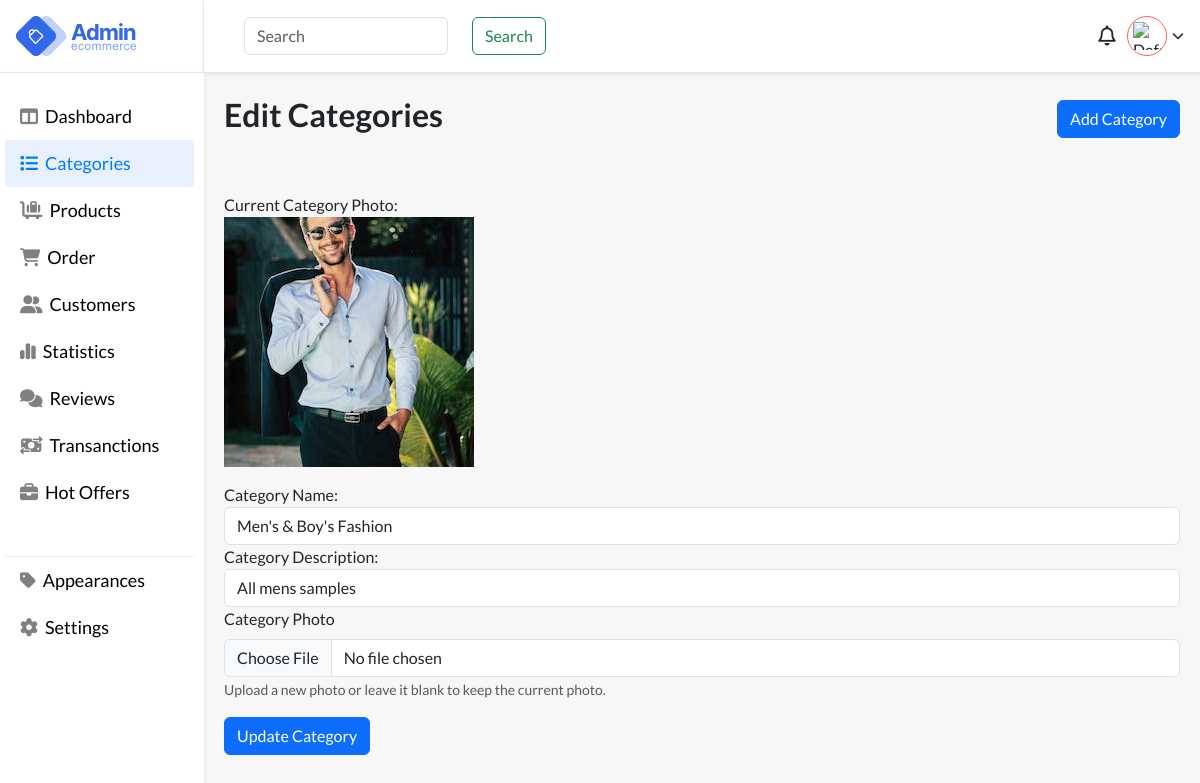
/files/category_edit.php?up_id=1 (signed in), run on the app's committed database.
### tables this page shows
CREATE TABLE `categories` (
  `id` int(11) NOT NULL,
  `name` varchar(255) DEFAULT NULL,
  `parent_category_id` int(11) DEFAULT NULL,
  `category_description` text DEFAULT NULL,
  `created_at` timestamp NOT NULL DEFAULT current_timestamp(),
  `updated_at` timestamp NOT NULL DEFAULT current_timestamp() ON UPDATE current_timestamp(),
  `level` int(11) DEFAULT 0,
  `category_photo` varchar(255) DEFAULT NULL
);

### files/category_edit.php (the view, shortened to what this page needs)
<?php
require_once "../auth/db-connection/config.php";
if ($_SERVER["REQUEST_METHOD"] == "GET" && isset($_GET['up_id'])) {
    $category_id = $_GET['up_id'];
    $sql = "SELECT * FROM categories WHERE id = :category_id";
    $stmt = $connection->prepare($sql);
    $stmt->bindParam(":category_id", $category_id, PDO::PARAM_INT);
    $stmt->execute();
    $category = $stmt->fetch(PDO::FETCH_ASSOC);
} else {
    header("Location: category_list.php");
    exit();
}
?>
<!DOCTYPE html>
<html lang="en">
<head>
    <link href="https://cdn.jsdelivr.net/npm/bootstrap@5.3.2/dist/css/bootstrap.min.css" rel="stylesheet">
    <link rel="stylesheet" href="https://cdnjs.cloudflare.com/ajax/libs/font-awesome/6.5.1/css/all.min.css" />
    <link rel="stylesheet" href="../styling/style.css">
</head>
<body style="background:#f7f7f7;">
    <main>
        <div class="app-wrapper">
            <div class="app-sidebar">
                <div class="side-header flex pr-3">
                    <div class="logo flex">
                        <img src="images/logo.webp" alt="logo">
                    </div>
                </div>
                <div class="sidebard-nav">
                    <ul>
                        <li class="">
                            <a href="dashboard.php">
                                <i class="fa-solid fa-table-columns"></i>
                                <span class="block">Dashboard</span>
                            </a>
                        </li>
                        <li class="active">
                            <a href="categories.php">
                                <i class="fa-solid fa-list"></i>
                                <span class="block">Categories</span>
                            </a>
                        </li>
                        <li>
                            <a href="products.php">
                               <i class="fa-solid fa-cart-flatbed-suitcase"></i>
                                <span class="block">Products</span>
                            </a>
                        </li>
                        <li>
                            <a href="">
                                  <i class="fa-solid fa-cart-shopping"></i>
                                <span class="block">Order</span>
                            </a>
                        </li>
                        <li>
                            <a href="customers.php">
                                <i class="fa-solid fa-user-group"></i>
                                <span class="block">Customers</span>
                            </a>
                        </li>
                        <li>
                            <a href="">
                                <i class="fa-solid fa-chart-simple"></i>
                                <span class="block">Statistics</span>
                            </a>
                        </li>
                        <li>
                            <a href="">
                                <i class="fa-solid fa-comments"></i>
                                <span class="block">Reviews</span>
                            </a>
                        </li>
                        <li>
                            <a href="">
                                <i class="fa-solid fa-money-bill-transfer"></i>
                                <span class="block">Transanctions</span>
                            </a>
                        </li>
                        <li>
                            <a href="">
                                <i class="fa-solid fa-briefcase"></i>
                                <span class="block">Hot Offers</span>
                            </a>
                        </li>
                         <li class="devided-nav">
                            <a href="appearance.php">
                                <i class="fa-solid fa-tag"></i>
                                <span class="block">Appearances</span>
                            </a>
                        </li>
                         <li>
                            <a href="settings.php">
                                <i class="fa-solid fa-gear"></i>
                                <span class="block">Settings</span>
                            </a>
                        </li>
                    </ul>
                </div>
            </div>
            <div class="header-body">
                <div class="user flex-end">
                    <div class="search">
                        <form class="d-flex gap-3" role="search">
                            <input class="form-control me-2" type="search" placeholder="Search" aria-label="Search">
                            <button class="btn btn-outline-success" type="submit">Search</button>
                        </form>
                    </div>
                    <div class="account">
                        <div class="notifications">
                            <i class="fa-regular fa-bell"></i>
                        </div>
                        <div class="wrap-u" onclick="toggleUserOptions()">
                            <div class="user-pro flex">
                                <?php if (isset($_SESSION["profile_photo"])) : ?>
                                    <img src="<?php echo $_SESSION["profile_photo"]; ?>" alt="Profile Photo">
                                <?php else : ?>
                                    <img src="default_profile_photo.jpg" alt="Default Profile Photo">
                                <?php endif; ?>
                            </div>
                            <i class="fa-solid fa-chevron-down"></i>
                        </div>
                    </div>
                </div>
                <div class="h-container">
                    <div class="main">
                        <div class="flex">
                            <h1 class="page-heading">Edit Categories </h1>
                           <button type="button" class="btn btn-primary" data-bs-toggle="modal" data-bs-target="#addCategoryModal">Add Category</button>
                        </div>
                        <div class="mt-5">
                            <form method="post" action="../auth/backend-assets/category/update_category.php" enctype="multipart/form-data">
                                <div class="mb-3">
                                    <label for="currentCategoryPhoto">Current Category Photo:</label>
                                    <div style="width: 250px; height: 250px; overflow: hidden; position: relative;">
                                        <?php
                                        if (isset($category['category_photo'])) {
                                            echo '<img src="../auth/assets/categories/' . $category['category_photo'] . '" alt="Category Photo" style="width: 100%; height: 100%; object-fit: cover;">';
                                        } else {
                                            echo '<p>No photo available</p>';
                                        }
                                        ?>
                                    </div>
                                </div>
                                <div class="form-group">
                                    <label for="categoryName">Category Name:</label>
                                    <input type="text" class="form-control" id="categoryName" name="categoryName" value="<?php echo $category['name']; ?>">
                                </div>
                                <div class="form-group">
                                    <label for="categoryDescription">Category Description:</label>
                                    <input type="text" class="form-control" id="categoryDescription" name="categoryDescription" value="<?php echo $category['category_description']; ?>">
                                </div>
                                <div class="mb-3">
                                    <label for="categoryPhoto" class="form-label">Category Photo</label>
                                    <input type="file" class="form-control" id="categoryPhoto" name="categoryPhoto" accept="image/*">
                                    <small class="text-muted">Upload a new photo or leave it blank to keep the current photo.</small>
                                </div>
                                <button type="submit" class="btn btn-primary">Update Category</button>
                            </form>
                        </div>
                    </div>
                </div>
            </div>
        </div>
    </main>
</body>
</html>

### styling/style.css (style rules this page uses)
body { font-family: "Lato", sans-serif !important; }
.flex { display: flex; justify-content: space-between; align-items: center; }
.flex-end { display: flex; justify-content: flex-end; align-items: center; }
.block { display: block; }
.h-container { padding: 40px; transition: all 0.4s ease-in-out; margin-top: 72px; }
.page-heading { font-size: 42px; font-weight: 600; line-height: 45px; }
.app-wrapper { display: flex; justify-content: space-between; min-height: 100vh; }
.app-sidebar { width: 15%; position: fixed; left: 0; height: 100vh; }
.side-header { background: #fff; box-shadow: 0 2px 4px #0000001a; height: 72px; padding: 0 10px 0 15px; padding-right: 10px; border-right: 1px solid #cccccc42; }
.sidebard-nav { background: #fff; box-shadow: 0 2px 4px #0000001a; padding: 0 10px 40px 15px; height: 100%; border-top: 1px solid #cecece82; }
.sidebard-nav ul { padding: 0; margin-top: 20px; list-style: none; }
.sidebard-nav ul li { width: 100%; padding: 15px 0; padding-left: 10px; transition: all 0.4s ease-in-out; }
.sidebard-nav ul li.active, .sidebard-nav ul li:hover { background-color: #e8effd; border-radius: 4px; }
.sidebard-nav ul li a { text-decoration: none !important; }
.sidebard-nav ul li a i { color: gray; }
.sidebard-nav ul li:hover a i, .sidebard-nav ul li:hover a, .sidebard-nav ul .active a, .sidebard-nav ul .active a i { color: #007bff !important; }
.sidebard-nav ul li.active a, .sidebard-nav ul li.active a i { color: #007bff !important; }
.sidebard-nav ul li a { font-size: 20px; font-weight: 500; display: flex; align-items: center; gap: 10px; color: black; }
.devided-nav { margin-top: 40px; border-top: 1px solid #d3d3d369; }
.header-body { width: calc(100% - 15%); margin-left: 15%; }
.logo { width: 200px; height: 72px; }
.user { gap: 20px; padding-right: 40px; padding-left: 40px; background: #fff; box-shadow: 0 2px 4px #0000001a; display: flex; justify-content: space-between; align-items: center; height: 72px; position: fixed; width: calc(100% - 15%); z-index: 12; }
.user-pro { width: 50px; height: 50px; border-radius: 100%; background: #fff; padding: 5px; border: 1px solid tomato; overflow: hidden; cursor: pointer; }
.user-pro img { width: 100%; height: 100%; object-fit: contain; }
.wrap-u { display: flex; align-items: center; gap: 5px; cursor: pointer; }
.notifications i { font-size: 24px; cursor: pointer; }
.notifications { width: 40px; height: 40px; display: flex; justify-content: center; align-items: center; }
.account { width: 20%; display: flex; align-items: center; justify-content: end; position: relative; }
@media screen and (min-width: 1024px) and (max-width: 1280px) { .sidebard-nav { padding: 0 10px 40px 5px; } }
@media screen and (min-width: 1024px) and (max-width: 1280px) { .app-sidebar { width: 17%; } }
@media screen and (min-width: 1024px) and (max-width: 1280px) { .header-body { width: calc(100% - 17%); margin-left: 17%; } }
@media screen and (min-width: 1024px) and (max-width: 1280px) { .h-container { padding: 20px; } }
@media screen and (max-width: 1444px) { .sidebard-nav ul li a { font-size: 18px; gap: 7px; } }
@media screen and (max-width: 1444px) { .sidebard-nav ul li { padding: 10px 0; padding-left: 15px; } }
@media screen and (max-width: 1444px) { .user-pro { width: 40px; height: 40px; } }
@media screen and (max-width: 1444px) { .wrap-u i { font-size: 12px; } }
@media screen and (max-width: 1444px) { .notifications i { font-size: 20px; } }
@media screen and (max-width: 1444px) { .page-heading { font-size: 32px; } }
input { flex-grow: 1; margin-right: 10px; }

### data on the page
categories: category_photo (picture), categoryName "Men's & Boy's Fashion", categoryDescription "All mens samples"
